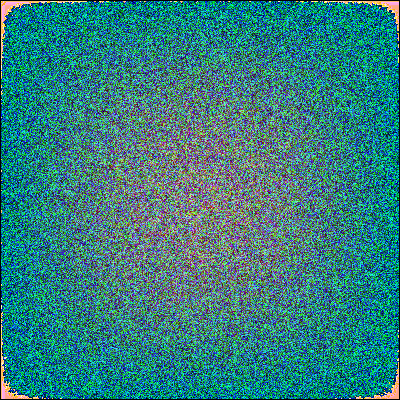
Frame 1 (no input)
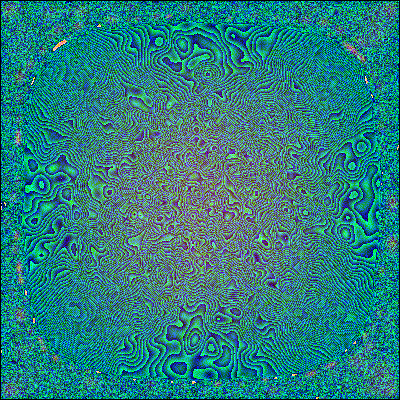
Frame 60 (the mouse pressed at the canvas centre just before this capture)
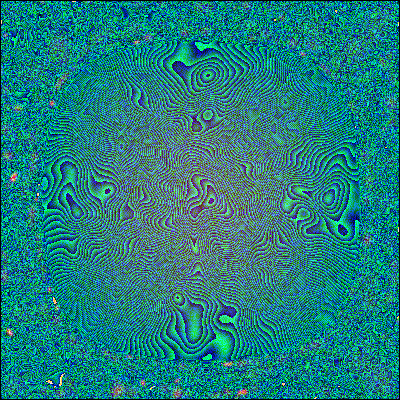
Frame 120 (the mouse held since frame 60 and released just before this capture)

The Processing sketch that drew these frames (run headless with seeded random() and noise(); from frame 60 on, the mouse is pressed at the canvas centre):

// Processing sketch: processing_51562
// ── processing_51562.pde

PImage gfxImage;

void setup()
{
  size(400,400);
  frameRate(60);
  gfxImage = createImage(width,height,RGB);
  
  gfxImage.loadPixels();
  for(int x = 0; x< width; x++)
  for(int y = 0; y< height; y++)
  {
    
    float sx = sin(((float)x/(float)width)*3.14);
    float cx = cos(((float)x/(float)width)*3.14);
    float sy = sin(((float)y/(float)height)*3.14);
    float cy = cos(((float)y/(float)height)*3.14);
    
    gfxImage.pixels[y*width + x] = color( (sx * sy)  * random(255),(sx * sy) * random(255), (sx * sy) * random(255),  255);
  }
  gfxImage.updatePixels();
}

void draw()
{
  
  background(0);
 gfxImage.loadPixels();
  for(int x = 1; x< width-1; x++)
  for(int y = 1; y< height-1; y++)
  {
   gfxImage.pixels[y*width + x] =  (int)((
   gfxImage.pixels[y*width + x] + 
   gfxImage.pixels[y*width + x-1] +
   gfxImage.pixels[y*width + x+1] +
    gfxImage.pixels[(y-1)*width + x] + 
   gfxImage.pixels[(y+1)*width + x] ) / 4.996 ); 
    
  }
gfxImage.updatePixels();

  image(gfxImage,0,0);
  
  
}
